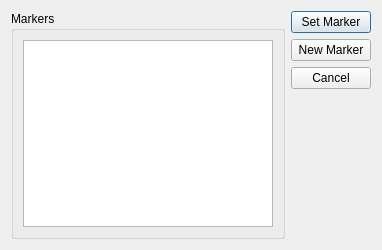
<ui version="4.0" >
 <class>Add_Marker_Dialog</class>
 <widget class="QDialog" name="Add_Marker_Dialog" >
  <property name="geometry" >
   <rect>
    <x>0</x>
    <y>0</y>
    <width>382</width>
    <height>250</height>
   </rect>
  </property>
  <property name="windowTitle" >
   <string>Add a Marker?</string>
  </property>
  <layout class="QGridLayout" name="gridLayout" >
   <item rowspan="4" row="0" column="0" >
    <widget class="QGroupBox" name="groupBox_Markers" >
     <property name="title" >
      <string>Markers</string>
     </property>
     <layout class="QHBoxLayout" name="horizontalLayout" >
      <item>
       <widget class="QListWidget" name="listWidget_Markers" />
      </item>
     </layout>
    </widget>
   </item>
   <item row="0" column="1" >
    <widget class="QPushButton" name="pushButton_Set_Marker" >
     <property name="text" >
      <string>Set Marker</string>
     </property>
    </widget>
   </item>
   <item row="1" column="1" >
    <widget class="QPushButton" name="pushButton_New_Marker" >
     <property name="text" >
      <string>New Marker</string>
     </property>
    </widget>
   </item>
   <item row="2" column="1" >
    <widget class="QPushButton" name="pushButton_Cancel" >
     <property name="text" >
      <string>Cancel</string>
     </property>
    </widget>
   </item>
   <item row="3" column="1" >
    <spacer name="verticalSpacer" >
     <property name="orientation" >
      <enum>Qt::Vertical</enum>
     </property>
     <property name="sizeHint" stdset="0" >
      <size>
       <width>20</width>
       <height>127</height>
      </size>
     </property>
    </spacer>
   </item>
  </layout>
 </widget>
 <resources/>
 <connections/>
</ui>
